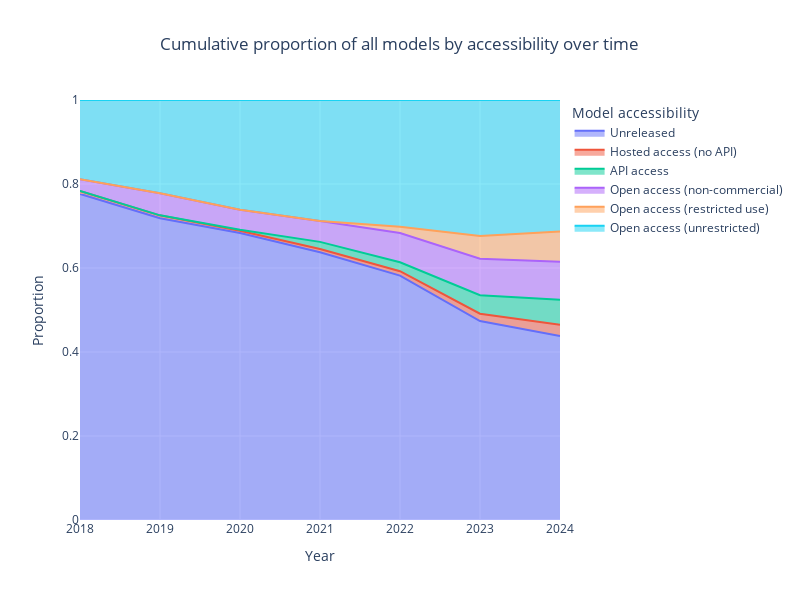

Notebook cell for this chart:
### Code cell
fig = px.area(normalized_counts_total, x='Year', y='proportion', color='Model accessibility', line_group='Model accessibility',
              labels={'proportion': 'Proportion', 'Year': 'Year'},
              title='Cumulative proportion of all models by accessibility over time')

fig.update_yaxes(range=[0, 1])
fig.update_xaxes(range=[2018, 2024])
fig.update_layout(
    autosize=False,
    width=800,
    height=600,
    title_x=0.2,
)
# save_plot(fig, results_dir, f'proportion_by_accessibility')
fig.show()

### Figure 1 — Plotly figure (JSON) as saved in the notebook; plotly's stock layout.template omitted (floating-point values rounded to 4 significant figures)
{"data": [{"fillpattern": {"shape": ""}, "hovertemplate": "Model accessibility=Unreleased<br>Year=%{x}<br>Proportion=%{y}<extra></extra>", "legendgroup": "Unreleased", "line": {"color": "#636efa"}, "marker": {"symbol": "circle"}, "mode": "lines", "name": "Unreleased", "orientation": "v", "showlegend": true, "stackgroup": "1", "type": "scatter", "x": [2015, 2016, 2017, 2018, 2019, 2020, 2021, 2022, 2023, 2024], "xaxis": "x", "y": [0.6923, 0.7692, 0.8684, 0.7762, 0.7183, 0.6834, 0.6374, 0.5818, 0.4736, 0.4381], "yaxis": "y"}, {"fillpattern": {"shape": ""}, "hovertemplate": "Model accessibility=Hosted access (no API)<br>Year=%{x}<br>Proportion=%{y}<extra></extra>", "legendgroup": "Hosted access (no API)", "line": {"color": "#EF553B"}, "marker": {"symbol": "circle"}, "mode": "lines", "name": "Hosted access (no API)", "orientation": "v", "showlegend": true, "stackgroup": "1", "type": "scatter", "x": [2015, 2016, 2017, 2018, 2019, 2020, 2021, 2022, 2023, 2024], "xaxis": "x", "y": [0, 0.02564, 0.01316, 0.006993, 0.007042, 0.005277, 0.007634, 0.01061, 0.01762, 0.02652], "yaxis": "y"}, {"fillpattern": {"shape": ""}, "hovertemplate": "Model accessibility=API access<br>Year=%{x}<br>Proportion=%{y}<extra></extra>", "legendgroup": "API access", "line": {"color": "#00cc96"}, "marker": {"symbol": "circle"}, "mode": "lines", "name": "API access", "orientation": "v", "showlegend": true, "stackgroup": "1", "type": "scatter", "x": [2015, 2016, 2017, 2018, 2019, 2020, 2021, 2022, 2023, 2024], "xaxis": "x", "y": [0, 0, 0, 0, 0, 0.002639, 0.01718, 0.02121, 0.04405, 0.05992], "yaxis": "y"}, {"fillpattern": {"shape": ""}, "hovertemplate": "Model accessibility=Open access (non-commercial)<br>Year=%{x}<br>Proportion=%{y}<extra></extra>", "legendgroup": "Open access (non-commercial)", "line": {"color": "#ab63fa"}, "marker": {"symbol": "circle"}, "mode": "lines", "name": "Open access (non-commercial)", "orientation": "v", "showlegend": true, "stackgroup": "1", "type": "scatter", "x": [2015, 2016, 2017, 2018, 2019, 2020, 2021, 2022, 2023, 2024], "xaxis": "x", "y": [0, 0.05128, 0.02632, 0.02797, 0.05282, 0.04749, 0.04962, 0.0697, 0.087, 0.09037], "yaxis": "y"}, {"fillpattern": {"shape": ""}, "hovertemplate": "Model accessibility=Open access (restricted use)<br>Year=%{x}<br>Proportion=%{y}<extra></extra>", "legendgroup": "Open access (restricted use)", "line": {"color": "#FFA15A"}, "marker": {"symbol": "circle"}, "mode": "lines", "name": "Open access (restricted use)", "orientation": "v", "showlegend": true, "stackgroup": "1", "type": "scatter", "x": [2015, 2016, 2017, 2018, 2019, 2020, 2021, 2022, 2023, 2024], "xaxis": "x", "y": [0, 0, 0, 0, 0, 0, 0, 0.01515, 0.05396, 0.07171], "yaxis": "y"}, {"fillpattern": {"shape": ""}, "hovertemplate": "Model accessibility=Open access (unrestricted)<br>Year=%{x}<br>Proportion=%{y}<extra></extra>", "legendgroup": "Open access (unrestricted)", "line": {"color": "#19d3f3"}, "marker": {"symbol": "circle"}, "mode": "lines", "name": "Open access (unrestricted)", "orientation": "v", "showlegend": true, "stackgroup": "1", "type": "scatter", "x": [2015, 2016, 2017, 2018, 2019, 2020, 2021, 2022, 2023, 2024], "xaxis": "x", "y": [0.3077, 0.1538, 0.09211, 0.1888, 0.2218, 0.2612, 0.2882, 0.3015, 0.3238, 0.3134], "yaxis": "y"}], "layout": {"autosize": false, "height": 600, "legend": {"title": {"text": "Model accessibility"}, "tracegroupgap": 0}, "title": {"text": "Cumulative proportion of all models by accessibility over time", "x": 0.2}, "width": 800, "xaxis": {"anchor": "y", "domain": [0, 1], "range": [2018, 2024], "title": {"text": "Year"}}, "yaxis": {"anchor": "x", "domain": [0, 1], "range": [0, 1], "title": {"text": "Proportion"}}}}
